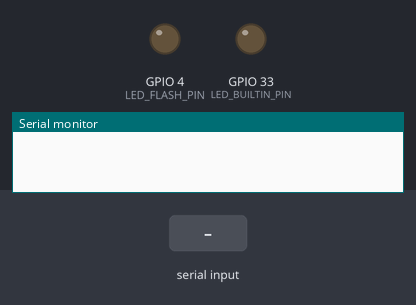
This sketch was run on a simulated ESP32. Shown: output pins drawn as LEDs (lit = HIGH), the last lines printed to the serial monitor. Dashed ring = blinking. Inputs (shaded band) come from the test bench. WiFi joins after 1.5 s; servers stay silent unless stated; uploads are accepted with an empty reply; the camera gives no picture.

Above: at 0.0 s.
At 4.2 s:
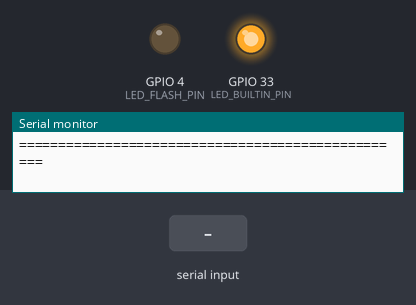
4.3 s: "c\n" received over Serial
At 4.38 s:
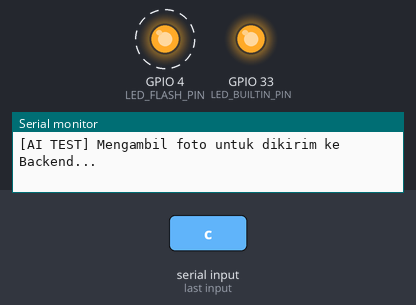
Timing chart, 0 to 7.3 s (numbered marks = the images above; inputs shaded):
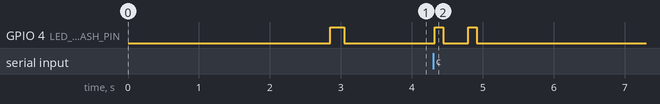

The sketch:

esp32_cam_firmware.ino
```cpp
#include "esp_camera.h"
#include <WiFi.h>
#include "esp_http_server.h"

// ============================================================================
// 1. KONFIGURASI WI-FI HOTSPOT & BACKEND LAPTOP
// ============================================================================
const char* WIFI_SSID     = "RP1";
const char* WIFI_PASSWORD = "raffi123";

// IP Laptop Anda (Sesuai ipconfig)
const char* SERVER_HOST   = "192.168.160.162";
const int   SERVER_PORT   = 8000;
const char* SERVER_PATH   = "/api/recognize";

// ============================================================================
// 2. PIN INDIKATOR LED & KAMERA OV2640 (AI-THINKER)
// ============================================================================
#define LED_FLASH_PIN     4   // Flash LED putih terang
#define LED_BUILTIN_PIN   33  // LED merah kecil bawaan (Active LOW)

#define PWDN_GPIO_NUM     32
#define RESET_GPIO_NUM    -1
#define XCLK_GPIO_NUM      0
#define SIOD_GPIO_NUM     26
#define SIOC_GPIO_NUM     27
#define Y9_GPIO_NUM       35
#define Y8_GPIO_NUM       34
#define Y7_GPIO_NUM       39
#define Y6_GPIO_NUM       36
#define Y5_GPIO_NUM       21
#define Y4_GPIO_NUM       19
#define Y3_GPIO_NUM       18
#define Y2_GPIO_NUM        5
#define VSYNC_GPIO_NUM    25
#define HREF_GPIO_NUM     23
#define PCLK_GPIO_NUM     22

httpd_handle_t stream_httpd = NULL;

#define PART_BOUNDARY "123456789000000000000987654321"
static const char* _STREAM_CONTENT_TYPE = "multipart/x-mixed-replace;boundary=" PART_BOUNDARY;
static const char* _STREAM_BOUNDARY = "\r\n--" PART_BOUNDARY "\r\n";
static const char* _STREAM_PART = "Content-Type: image/jpeg\r\nContent-Length: %u\r\n\r\n";

// ============================================================================
// 3. HANDLER STREAMING VIDEO MJPEG (UNTUK BROWSER)
// ============================================================================
static esp_err_t stream_handler(httpd_req_t *req) {
  camera_fb_t * fb = NULL;
  esp_err_t res = ESP_OK;
  char part_buf[64];

  res = httpd_resp_set_type(req, _STREAM_CONTENT_TYPE);
  if (res != ESP_OK) return res;

  Serial.println("\n[STREAM] Browser laptop terhubung ke Live Stream!");
  digitalWrite(LED_BUILTIN_PIN, LOW); // LED indikator menyala saat streaming

  while (true) {
    fb = esp_camera_fb_get();
    if (!fb) {
      Serial.println("[STREAM] Gagal ambil frame");
      res = ESP_FAIL;
      break;
    }

    size_t hlen = snprintf(part_buf, 64, _STREAM_PART, fb->len);
    res = httpd_resp_send_chunk(req, (const char *)part_buf, hlen);
    if (res == ESP_OK) res = httpd_resp_send_chunk(req, (const char *)fb->buf, fb->len);
    if (res == ESP_OK) res = httpd_resp_send_chunk(req, _STREAM_BOUNDARY, strlen(_STREAM_BOUNDARY));

    esp_camera_fb_return(fb);
    fb = NULL;

    if (res != ESP_OK) break;
  }

  digitalWrite(LED_BUILTIN_PIN, HIGH);
  Serial.println("[STREAM] Browser terputus dari stream.");
  return res;
}

// Halaman utama browser
static esp_err_t index_handler(httpd_req_t *req) {
  const char* html =
    "<!DOCTYPE html><html><head><meta charset='utf-8'>"
    "<title>ESP32-CAM Live Stream</title>"
    "<style>"
    "body{font-family:sans-serif;background:#18181b;color:#fff;text-align:center;padding:20px;margin:0;}"
    "h1{color:#ffd23d;font-size:22px;margin-bottom:6px;}"
    "p{color:#a1a1aa;font-size:13px;margin-top:0;}"
    ".box{max-width:640px;margin:0 auto;border:2px solid #3f3f46;border-radius:12px;overflow:hidden;background:#000;}"
    "img{width:100%;height:auto;display:block;}"
    ".badge{display:inline-block;background:#00cd8f;color:#000;font-weight:bold;padding:5px 12px;border-radius:20px;font-size:12px;margin-top:14px;}"
    "</style></head><body>"
    "<h1>Live Video Streaming ESP32-CAM</h1>"
    "<p>Smart Door Lock - Smart Classroom PBL</p>"
    "<div class='box'><img src='/stream' alt='Live Video Stream'></div>"
    "<div><span class='badge'>STREAMING AKTIF (MJPEG)</span></div>"
    "</body></html>";

  httpd_resp_set_type(req, "text/html");
  return httpd_resp_send(req, html, strlen(html));
}

void startCameraServer() {
  httpd_config_t config = HTTPD_DEFAULT_CONFIG();
  config.server_port = 80;

  httpd_uri_t index_uri = { .uri = "/", .method = HTTP_GET, .handler = index_handler, .user_ctx = NULL };
  httpd_uri_t stream_uri = { .uri = "/stream", .method = HTTP_GET, .handler = stream_handler, .user_ctx = NULL };

  if (httpd_start(&stream_httpd, &config) == ESP_OK) {
    httpd_register_uri_handler(stream_httpd, &index_uri);
    httpd_register_uri_handler(stream_httpd, &stream_uri);
    Serial.println("[SERVER] Web Server Streaming aktif di Port 80!");
  }
}

// ============================================================================
// 4. PENGIRIMAN FOTO KE BACKEND FASTAPI (TEST RECOGNIZE)
// ============================================================================
void sendFrameToBackend() {
  Serial.println("\n--------------------------------------------------");
  Serial.println("[AI TEST] Mengambil foto untuk dikirim ke Backend...");

  // Flash kedip
  digitalWrite(LED_FLASH_PIN, HIGH);
  delay(120);
  digitalWrite(LED_FLASH_PIN, LOW);

  camera_fb_t* fb = esp_camera_fb_get();
  if (!fb) {
    Serial.println("[AI TEST] ERROR: Gagal mengambil foto kamera!");
    return;
  }

  Serial.printf("[AI TEST] Foto siap (%u bytes). Menghubungkan ke %s:%d ...\n", fb->len, SERVER_HOST, SERVER_PORT);

  WiFiClient client;
  if (!client.connect(SERVER_HOST, SERVER_PORT)) {
    Serial.println("[AI TEST] ERROR: Gagal konek ke laptop! Pastikan backend Python berjalan di port 8000.");
    esp_camera_fb_return(fb);
    return;
  }

  String boundary = "----ESP32CamBoundary7MA4YWxkTrZu0gW";
  String head = "--" + boundary + "\r\nContent-Disposition: form-data; name=\"file\"; filename=\"face.jpg\"\r\nContent-Type: image/jpeg\r\n\r\n";
  String tail = "\r\n--" + boundary + "--\r\n";
  uint32_t totalLen = head.length() + fb->len + tail.length();

  client.println("POST " + String(SERVER_PATH) + " HTTP/1.1");
  client.println("Host: " + String(SERVER_HOST) + ":" + String(SERVER_PORT));
  client.println("Content-Type: multipart/form-data; boundary=" + boundary);
  client.println("Content-Length: " + String(totalLen));
  client.println("Connection: close");
  client.println();

  client.print(head);

  uint8_t* fbBuf = fb->buf;
  size_t fbLen = fb->len;
  for (size_t n = 0; n < fbLen; n += 1024) {
    size_t chunk = (fbLen - n < 1024) ? (fbLen - n) : 1024;
    client.write(fbBuf + n, chunk);
  }
  client.print(tail);
  esp_camera_fb_return(fb);

  Serial.println("[AI TEST] Foto terkirim! Menunggu keputusan server AI...");

  unsigned long timeout = millis();
  while (client.connected() && !client.available()) {
    if (millis() - timeout > 6000) {
      Serial.println("[AI TEST] Timeout: Backend tidak membalas.");
      client.stop();
      return;
    }
    delay(10);
  }

  String responseBody = "";
  bool isBody = false;
  while (client.available()) {
    String line = client.readStringUntil('\n');
    if (line == "\r") {
      isBody = true;
      continue;
    }
    if (isBody) responseBody += line;
  }
  client.stop();

  Serial.println("\n[RESPON BACKEND FASTAPI]:");
  Serial.println(responseBody);

  if (responseBody.indexOf("\"decision\":\"ACCEPT\"") >= 0 || responseBody.indexOf("\"status\":\"success\"") >= 0) {
    Serial.println("\n>>> HASIL: [AKSES DIIZINKAN (WAJAH TERVERIFIKASI)] <<<");
    digitalWrite(LED_FLASH_PIN, HIGH);
    delay(2000);
    digitalWrite(LED_FLASH_PIN, LOW);
  } else if (responseBody.indexOf("\"status\":\"tailgating\"") >= 0) {
    Serial.println("\n>>> HASIL: [AKSES DITOLAK: TAILGATING ALERT (>1 ORANG)] <<<");
  } else if (responseBody.indexOf("\"status\":\"no_face\"") >= 0) {
    Serial.println("\n>>> HASIL: [TIDAK ADA WAJAH TERDETEKSI] <<<");
  } else {
    Serial.println("\n>>> HASIL: [AKSES DITOLAK (WAJAH TIDAK TERDAFTAR)] <<<");
  }
  Serial.println("--------------------------------------------------\n");
}

// ============================================================================
// 5. INISIALISASI KAMERA OV2640
// ============================================================================
bool initCamera() {
  camera_config_t config;
  config.ledc_channel = LEDC_CHANNEL_0;
  config.ledc_timer   = LEDC_TIMER_0;
  config.pin_d0       = Y2_GPIO_NUM;
  config.pin_d1       = Y3_GPIO_NUM;
  config.pin_d2       = Y4_GPIO_NUM;
  config.pin_d3       = Y5_GPIO_NUM;
  config.pin_d4       = Y6_GPIO_NUM;
  config.pin_d5       = Y7_GPIO_NUM;
  config.pin_d6       = Y8_GPIO_NUM;
  config.pin_d7       = Y9_GPIO_NUM;
  config.pin_xclk     = XCLK_GPIO_NUM;
  config.pin_pclk     = PCLK_GPIO_NUM;
  config.pin_vsync    = VSYNC_GPIO_NUM;
  config.pin_href     = HREF_GPIO_NUM;
  config.pin_sscb_sda = SIOD_GPIO_NUM;
  config.pin_sscb_scl = SIOC_GPIO_NUM;
  config.pin_pwdn     = PWDN_GPIO_NUM;
  config.pin_reset    = RESET_GPIO_NUM;
  config.xclk_freq_hz = 20000000;
  config.pixel_format = PIXFORMAT_JPEG;

  if (psramFound()) {
    config.frame_size   = FRAMESIZE_VGA; // 640x480
    config.jpeg_quality = 12;
    config.fb_count     = 2;
  } else {
    config.frame_size   = FRAMESIZE_QVGA; // 320x240
    config.jpeg_quality = 14;
    config.fb_count     = 1;
  }

  esp_err_t err = esp_camera_init(&config);
  return (err == ESP_OK);
}

// ============================================================================
// 6. SETUP & LOOP UTAMA
// ============================================================================
void setup() {
  Serial.begin(115200);
  delay(1000);

  Serial.println("\n\n==================================================");
  Serial.println("  ESP32-CAM SMART DOOR LOCK (TEST STREAMING)      ");
  Serial.println("==================================================");

  pinMode(LED_FLASH_PIN, OUTPUT);
  pinMode(LED_BUILTIN_PIN, OUTPUT);
  digitalWrite(LED_FLASH_PIN, LOW);
  digitalWrite(LED_BUILTIN_PIN, HIGH);

  Serial.print("[BOOT] Inisialisasi Kamera OV2640... ");
  if (initCamera()) {
    Serial.println("SUKSES!");
  } else {
    Serial.println("GAGAL! Periksa kabel pita kamera.");
    while (true) {
      digitalWrite(LED_BUILTIN_PIN, !digitalRead(LED_BUILTIN_PIN));
      delay(300);
    }
  }

  Serial.printf("[WIFI] Menghubungkan ke Wi-Fi: '%s' ...\n", WIFI_SSID);
  WiFi.mode(WIFI_STA);
  WiFi.begin(WIFI_SSID, WIFI_PASSWORD);

  int attempts = 0;
  while (WiFi.status() != WL_CONNECTED && attempts < 25) {
    delay(500);
    Serial.print(".");
    attempts++;
  }

  if (WiFi.status() == WL_CONNECTED) {
    Serial.println("\n[WIFI] Terhubung!");
    Serial.print("[WIFI] IP Address ESP32-CAM: ");
    Serial.println(WiFi.localIP());

    startCameraServer();

    Serial.println("\n==================================================");
    Serial.println("  PANDUAN PENGUJIAN:                              ");
    Serial.printf ("  1. Buka browser di laptop: http://%s/\n", WiFi.localIP().toString().c_str());
    Serial.println("     -> Anda dapat melihat Live Video Stream kamera!");
    Serial.println("  2. Di Serial Monitor, ketik 'c' lalu tekan ENTER");
    Serial.println("     -> ESP32 mengambil foto dan mengirim ke Backend AI!");
    Serial.println("==================================================\n");

    digitalWrite(LED_FLASH_PIN, HIGH);
    delay(200);
    digitalWrite(LED_FLASH_PIN, LOW);
  } else {
    Serial.println("\n[WIFI] Gagal terhubung ke Wi-Fi! Periksa SSID & Password Hotspot.");
  }
}

void loop() {
  // Cek apakah ada ketikan 'c' atau tombol Enter di Serial Monitor
  if (Serial.available()) {
    char c = Serial.read();
    if (c == 'c' || c == 'C' || c == '\n' || c == '\r') {
      sendFrameToBackend();
    }
  }
  delay(20);
}
```

Measured:
- after the input at 4.3 s, GPIO 4 (LED_FLASH_PIN): alternates HIGH for 0.12 s and LOW for 0.35 s, 4 changes in all, then stays LOW, starting at once
